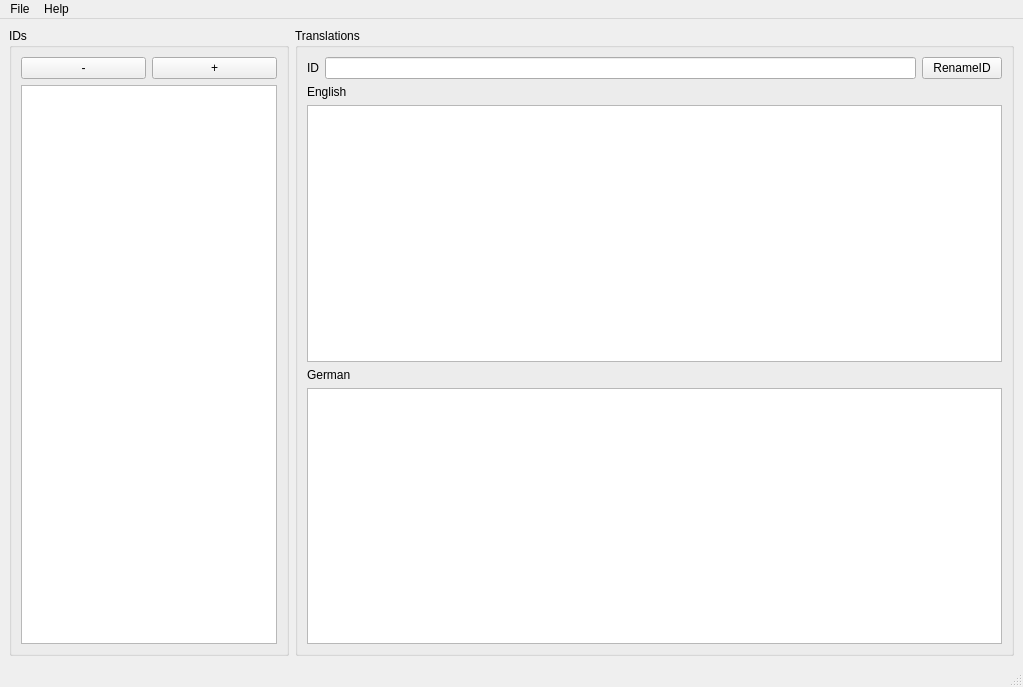
<?xml version="1.0" encoding="UTF-8"?>
<ui version="4.0">
 <class>TextEditor</class>
 <widget class="QMainWindow" name="TextEditor">
  <property name="geometry">
   <rect>
    <x>0</x>
    <y>0</y>
    <width>1023</width>
    <height>687</height>
   </rect>
  </property>
  <property name="windowTitle">
   <string>Text Editor</string>
  </property>
  <widget class="QWidget" name="centralwidget">
   <layout class="QHBoxLayout" name="horizontalLayout_2">
    <item>
     <widget class="QGroupBox" name="groupBox">
      <property name="title">
       <string>IDs</string>
      </property>
      <layout class="QVBoxLayout" name="verticalLayout">
       <item>
        <layout class="QHBoxLayout" name="horizontalLayout">
         <item>
          <widget class="QPushButton" name="removeIdButton">
           <property name="text">
            <string>-</string>
           </property>
          </widget>
         </item>
         <item>
          <widget class="QPushButton" name="addIdButton">
           <property name="text">
            <string>+</string>
           </property>
          </widget>
         </item>
        </layout>
       </item>
       <item>
        <widget class="QListWidget" name="idList">
         <property name="sizePolicy">
          <sizepolicy hsizetype="Preferred" vsizetype="Expanding">
           <horstretch>0</horstretch>
           <verstretch>0</verstretch>
          </sizepolicy>
         </property>
        </widget>
       </item>
      </layout>
     </widget>
    </item>
    <item>
     <widget class="QGroupBox" name="groupBox_2">
      <property name="title">
       <string>Translations</string>
      </property>
      <layout class="QVBoxLayout" name="verticalLayout_2">
       <item>
        <layout class="QHBoxLayout" name="horizontalLayout_3">
         <item>
          <widget class="QLabel" name="label_2">
           <property name="text">
            <string>ID</string>
           </property>
          </widget>
         </item>
         <item>
          <widget class="QLineEdit" name="idLineEdit"/>
         </item>
         <item>
          <widget class="QPushButton" name="renameIdButton">
           <property name="text">
            <string>RenameID</string>
           </property>
          </widget>
         </item>
        </layout>
       </item>
       <item>
        <widget class="QLabel" name="label">
         <property name="text">
          <string>English</string>
         </property>
        </widget>
       </item>
       <item>
        <widget class="QPlainTextEdit" name="englishTextEdit">
         <property name="font">
          <font>
           <family>DejaVu Sans Mono</family>
          </font>
         </property>
        </widget>
       </item>
       <item>
        <widget class="QLabel" name="label_3">
         <property name="text">
          <string>German</string>
         </property>
        </widget>
       </item>
       <item>
        <widget class="QPlainTextEdit" name="germanTextEdit">
         <property name="font">
          <font>
           <family>DejaVu Sans Mono</family>
          </font>
         </property>
        </widget>
       </item>
      </layout>
     </widget>
    </item>
   </layout>
  </widget>
  <widget class="QMenuBar" name="menubar">
   <property name="geometry">
    <rect>
     <x>0</x>
     <y>0</y>
     <width>1023</width>
     <height>22</height>
    </rect>
   </property>
   <widget class="QMenu" name="menuQuit">
    <property name="title">
     <string>File</string>
    </property>
    <addaction name="actionNew"/>
    <addaction name="actionOpen"/>
    <addaction name="separator"/>
    <addaction name="actionSave"/>
    <addaction name="actionSave_As"/>
    <addaction name="separator"/>
    <addaction name="actionQuit"/>
   </widget>
   <widget class="QMenu" name="menuHelp">
    <property name="title">
     <string>Help</string>
    </property>
    <addaction name="actionAbout"/>
   </widget>
   <addaction name="menuQuit"/>
   <addaction name="menuHelp"/>
  </widget>
  <widget class="QStatusBar" name="statusbar"/>
  <action name="actionQuit">
   <property name="text">
    <string>Quit</string>
   </property>
   <property name="shortcut">
    <string>Ctrl+Q</string>
   </property>
  </action>
  <action name="actionNew">
   <property name="text">
    <string>New</string>
   </property>
   <property name="shortcut">
    <string>Ctrl+N</string>
   </property>
  </action>
  <action name="actionOpen">
   <property name="text">
    <string>Open...</string>
   </property>
   <property name="shortcut">
    <string>Ctrl+O</string>
   </property>
  </action>
  <action name="actionSave">
   <property name="text">
    <string>Save</string>
   </property>
   <property name="shortcut">
    <string>Ctrl+S</string>
   </property>
  </action>
  <action name="actionSave_As">
   <property name="text">
    <string>Save As...</string>
   </property>
   <property name="shortcut">
    <string>Ctrl+Shift+S</string>
   </property>
  </action>
  <action name="actionAbout">
   <property name="text">
    <string>About</string>
   </property>
  </action>
 </widget>
 <resources/>
 <connections/>
</ui>
